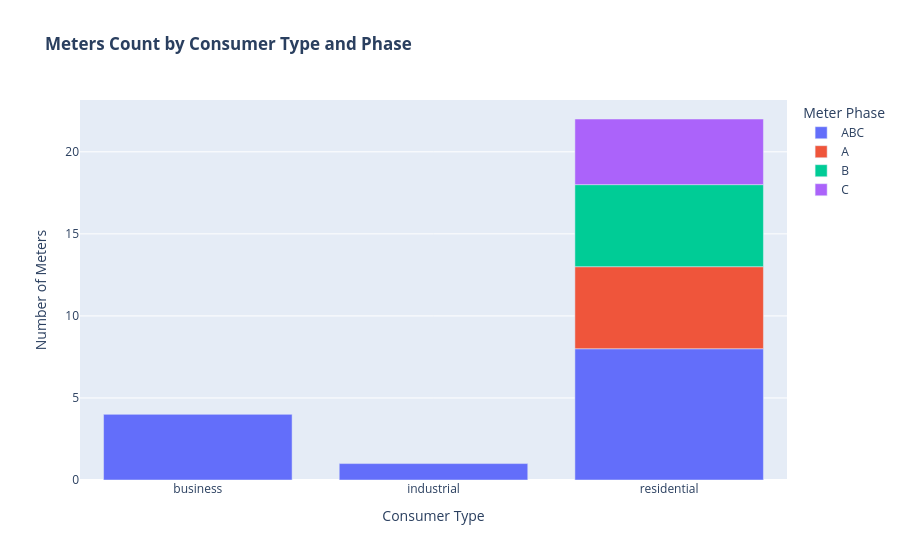

Write notebook code for a chart like this one.
### Code cell
# Convert the results to a data frame. 
df_meters = meters.DataFrame()

# Plot the breakdown of meters per phase and per consumer type. 
fig = px.bar(df_meters, x="type_consumer", y="number_of_meters", color="phases", 
             title="<b>Meters Count by Consumer Type and Phase<b>", 
             labels={'type_consumer':'Consumer Type', 
                         'number_of_meters': 'Number of Meters', 
                         'phases':'Meter Phase'})
fig.show()

### Figure 1 — Plotly figure (JSON) as saved in the notebook; plotly's stock layout.template omitted (floating-point values rounded to 4 significant figures)
{"data": [{"alignmentgroup": "True", "hovertemplate": "Meter Phase=ABC<br>Consumer Type=%{x}<br>Number of Meters=%{y}<extra></extra>", "legendgroup": "ABC", "marker": {"color": "#636efa", "pattern": {"shape": ""}}, "name": "ABC", "offsetgroup": "ABC", "orientation": "v", "showlegend": true, "textposition": "auto", "type": "bar", "x": ["business", "industrial", "residential"], "xaxis": "x", "y": [4, 1, 8], "yaxis": "y"}, {"alignmentgroup": "True", "hovertemplate": "Meter Phase=A<br>Consumer Type=%{x}<br>Number of Meters=%{y}<extra></extra>", "legendgroup": "A", "marker": {"color": "#EF553B", "pattern": {"shape": ""}}, "name": "A", "offsetgroup": "A", "orientation": "v", "showlegend": true, "textposition": "auto", "type": "bar", "x": ["residential"], "xaxis": "x", "y": [5], "yaxis": "y"}, {"alignmentgroup": "True", "hovertemplate": "Meter Phase=B<br>Consumer Type=%{x}<br>Number of Meters=%{y}<extra></extra>", "legendgroup": "B", "marker": {"color": "#00cc96", "pattern": {"shape": ""}}, "name": "B", "offsetgroup": "B", "orientation": "v", "showlegend": true, "textposition": "auto", "type": "bar", "x": ["residential"], "xaxis": "x", "y": [5], "yaxis": "y"}, {"alignmentgroup": "True", "hovertemplate": "Meter Phase=C<br>Consumer Type=%{x}<br>Number of Meters=%{y}<extra></extra>", "legendgroup": "C", "marker": {"color": "#ab63fa", "pattern": {"shape": ""}}, "name": "C", "offsetgroup": "C", "orientation": "v", "showlegend": true, "textposition": "auto", "type": "bar", "x": ["residential"], "xaxis": "x", "y": [4], "yaxis": "y"}], "layout": {"barmode": "relative", "legend": {"title": {"text": "Meter Phase"}, "tracegroupgap": 0}, "title": {"text": "<b>Meters Count by Consumer Type and Phase<b>"}, "xaxis": {"anchor": "y", "domain": [0, 1], "title": {"text": "Consumer Type"}}, "yaxis": {"anchor": "x", "domain": [0, 1], "title": {"text": "Number of Meters"}}}}
